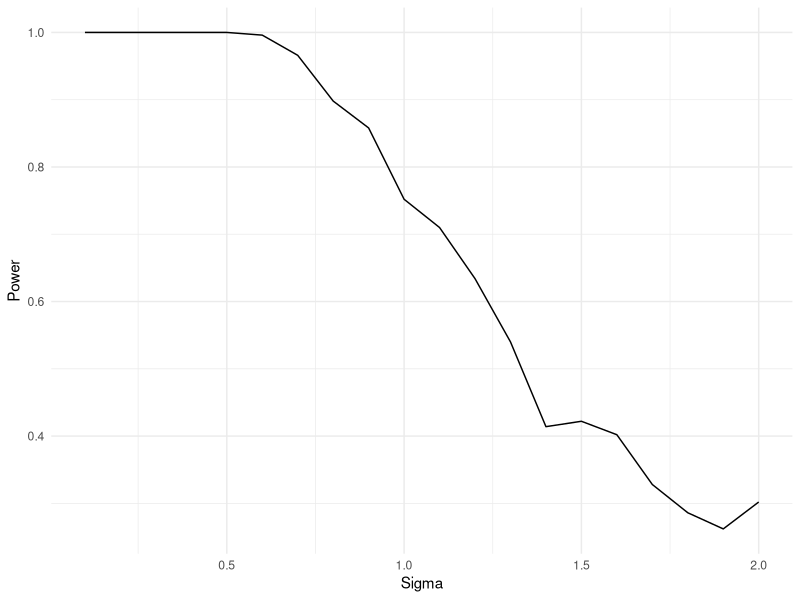
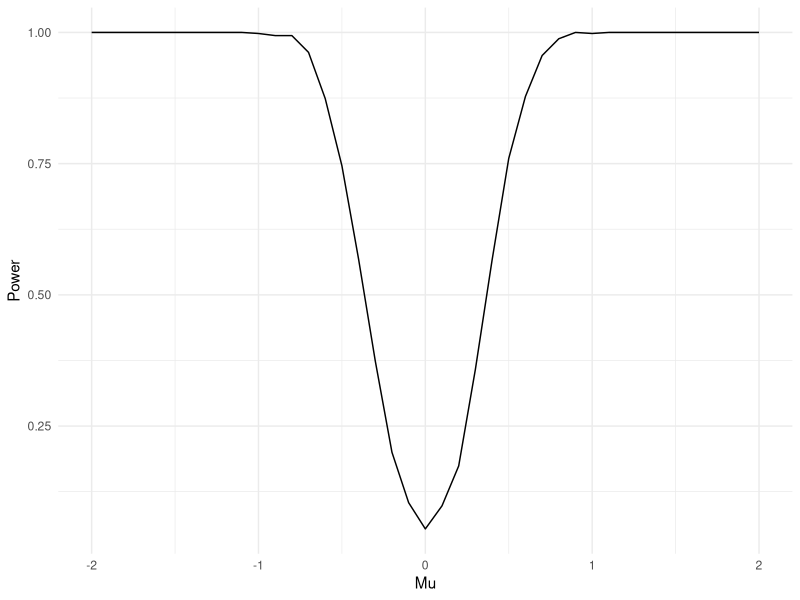
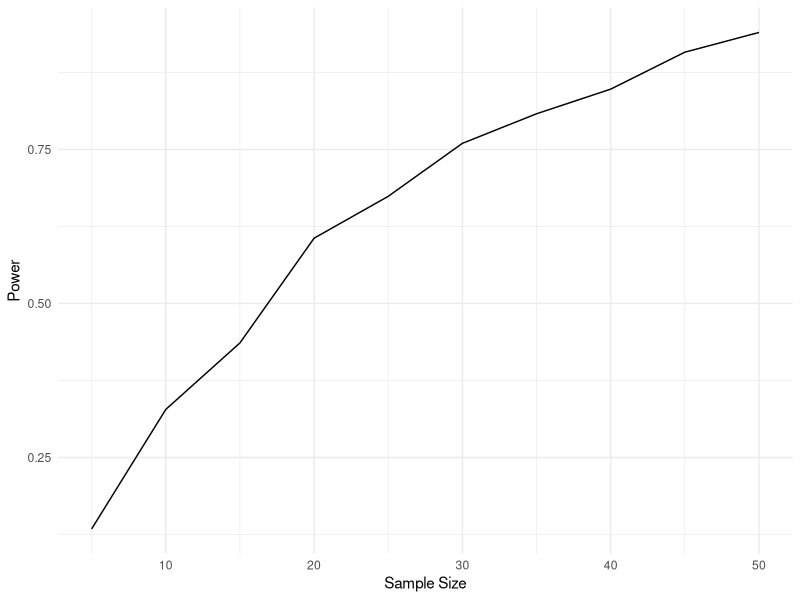
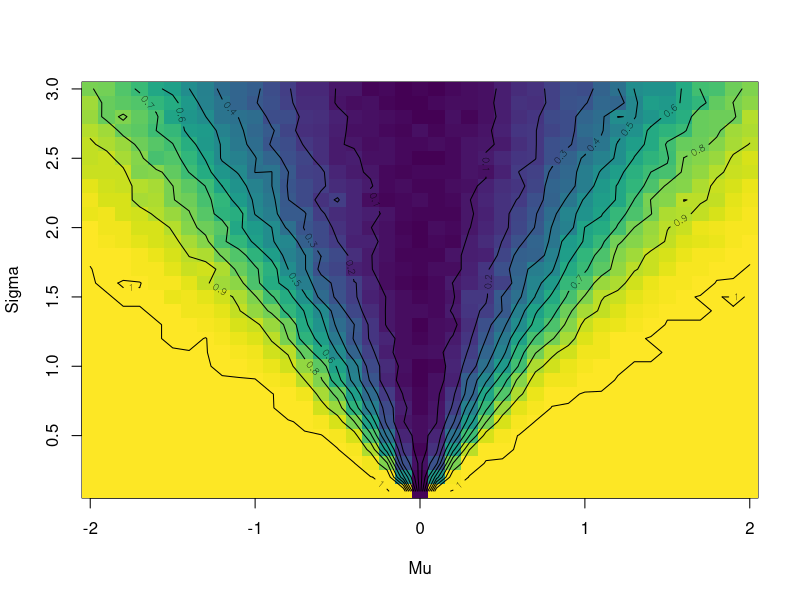

These charts were generated, in order, by the following R code: (Note: a time limit stopped this script after it produced the figures.)
# Required Libraries
library(ggplot2)
library(RColorBrewer)
library(viridis)

# Draw a sample of 5 numbers from a normal distribution with standard deviation 1 and mean 0.5.
sample <- rnorm(n = 5, mean = 0.5, sd = 1)

# Run a t-test on your sample at the 5% significance level, 
# taking the null hypothesis to be that the population mean is zero.
t_test <- t.test(sample, mu = 0)

# print the t-test results
print(t_test)

# Set the seed for reproducibility
set.seed(123)  


# Function to run t-test and calculate power
calculate_power <- function(mu, sigma, sample_size, num_iterations=500) {
  run_t_test <- function() {
    # Draw a sample
    sample <- rnorm(sample_size, mean = mu, sd = sigma)
    
    # Run a t-test and return the p-value
    t_test <- t.test(sample, mu = 0, alternative = "two.sided", conf.level = 0.95)
    return(t_test$p.value)
  }
  
  # Replicate the t-test many times
  p_values <- replicate(num_iterations, run_t_test())
  
  # Count the number of significant results (true positives)
  num_true_positives <- sum(p_values < 0.05)
  
  # Calculate the power
  power <- num_true_positives / num_iterations
  return(power)
}

# Values for the first part of the Exercise
calculate_power(mu = 0.5, sigma = 1, sample_size = 5, num_iterations = 10000)

# Set parameter ranges
sigma_values <- seq(0.1, 2, by = 0.1)
mu_values <- seq(-2, 2, by = 0.1)
sample_sizes <- seq(5, 50, by = 5)

# Calculate power for varying parameters
power_vs_sigma <- sapply(sigma_values, function(sigma) calculate_power(mu = 0.5, sigma = sigma, sample_size = 30))
power_vs_mu <- sapply(mu_values, function(mu) calculate_power(mu = mu, sigma = 1, sample_size = 30))
power_vs_sample_size <- sapply(sample_sizes, function(sample_size) calculate_power(mu = 0.5, sigma = 1, sample_size = sample_size))

# Create ggplot2 plots
df_sigma <- data.frame(sigma = sigma_values, power = power_vs_sigma)
ggplot(df_sigma, aes(x=sigma, y=power)) + 
  geom_line() +
  labs( x = "Sigma", y = "Power") +
  theme_minimal()

df_mu <- data.frame(mu = mu_values, power = power_vs_mu)
ggplot(df_mu, aes(x=mu, y=power)) + 
  geom_line() +
  labs( x = "Mu", y = "Power") +
  theme_minimal()

df_sample_size <- data.frame(sample_size = sample_sizes, power = power_vs_sample_size)
ggplot(df_sample_size, aes(x=sample_size, y=power)) + 
  geom_line() +
  labs( x = "Sample Size", y = "Power") +
  theme_minimal()

# Define the grid of parameters
sigma_values <- seq(0.1, 3, by = 0.1)
mu_values <- seq(-2, 2, by = 0.1)

# Initialize a matrix to hold the power values
power_matrix <- matrix(nrow = length(sigma_values), ncol = length(mu_values))

# Compute the power for each combination of sigma and mu
for (i in 1:length(sigma_values)) {
  for (j in 1:length(mu_values)) {
    power_matrix[i, j] <- calculate_power(mu = mu_values[j], sigma = sigma_values[i], sample_size = 20)
  }
}

# Transpose the matrix so that rows correspond to the x-axis and columns correspond to the y-axis
power_matrix <- t(power_matrix)

# Create the 2D plot (heat map)
image(x = mu_values, y = sigma_values, z = power_matrix, 
      xlab = "Mu", ylab = "Sigma",
      col = viridis(100))

# Add contour lines to the plot to make it easier to read
contour(x = mu_values, y = sigma_values, z = power_matrix, add = TRUE)

# Define the grid of parameters
sample_sizes <- seq(5, 150, by = 5)
mu_values <- seq(-2, 2, by = 0.1)

# Initialize a matrix to hold the power values
power_matrix <- matrix(nrow = length(sample_sizes), ncol = length(mu_values))

# Compute the power for each combination of sigma and mu
for (i in 1:length(sigma_values)) {
  for (j in 1:length(mu_values)) {
    power_matrix[i, j] <- calculate_power(mu = mu_values[j], sigma = 1, sample_size = sample_sizes[i])
  }
}

# Transpose the matrix so that rows correspond to the x-axis and columns correspond to the y-axis
power_matrix <- t(power_matrix)

# Create the 2D plot (heat map)
image(x = mu_values, y = sample_sizes, z = power_matrix, 
      xlab = "Mu", ylab = "Sample Size",
       col = viridis(100))

# Add contour lines to the plot to make it easier to read
contour(x = mu_values, y = sigma_values, z = power_matrix, add = TRUE)
